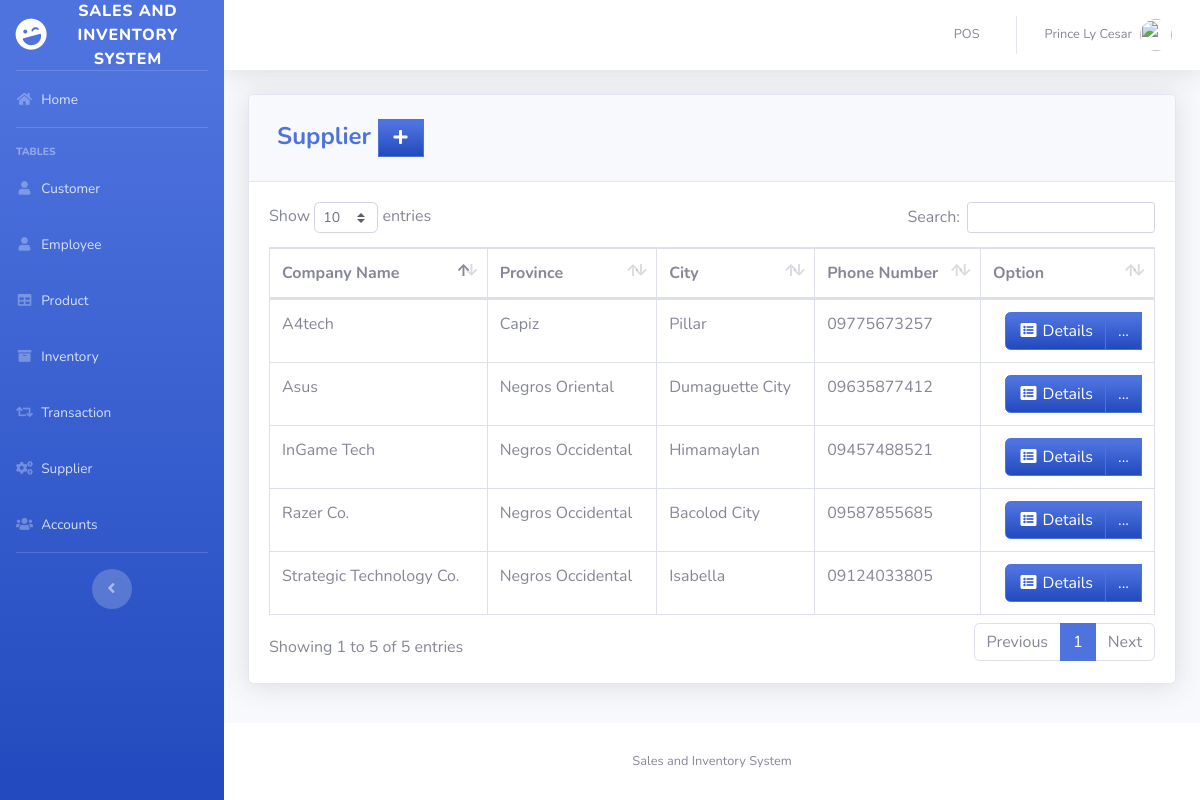
Before: /pages/supplier.php (signed in) with the older database file.
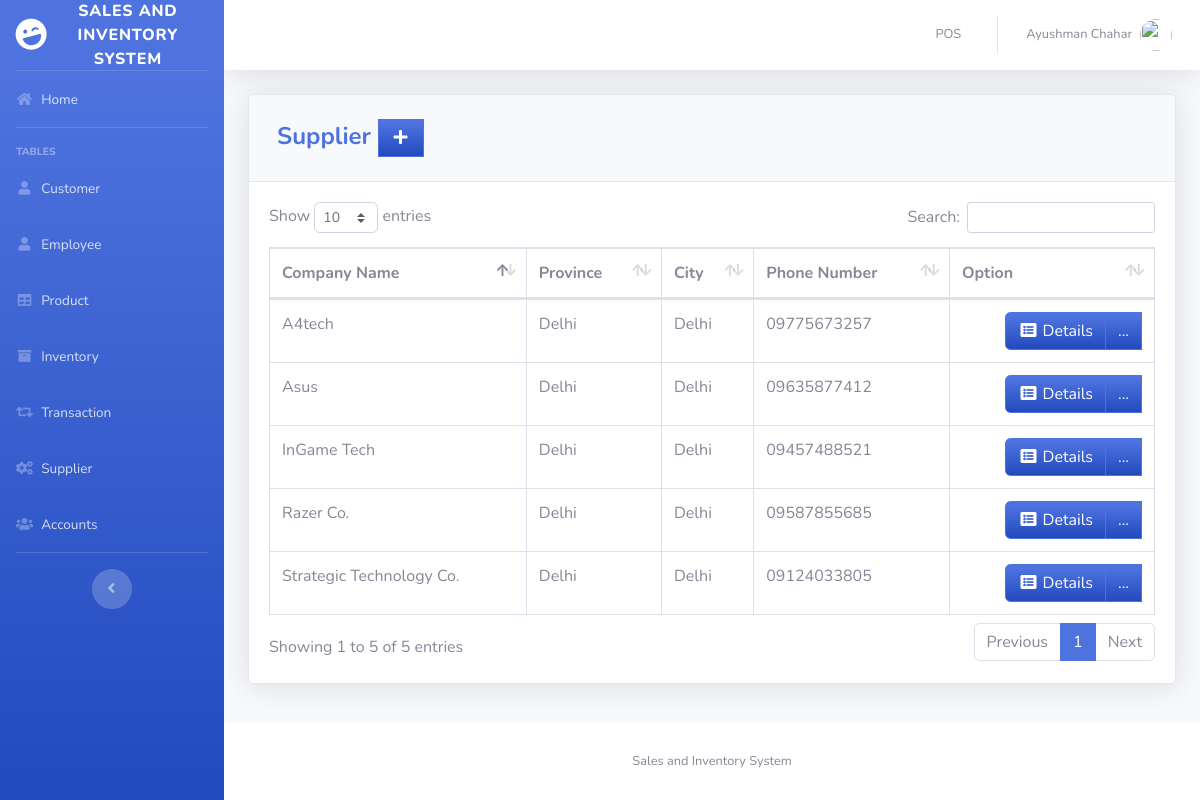
After: the same page with the newer database file.
### tables this page shows
CREATE TABLE `supplier` (
  `SUPPLIER_ID` int(11) NOT NULL,
  `COMPANY_NAME` varchar(50) DEFAULT NULL,
  `LOCATION_ID` int(11) NOT NULL,
  `PHONE_NUMBER` varchar(11) DEFAULT NULL
);

CREATE TABLE `location` (
  `LOCATION_ID` int(11) NOT NULL,
  `PROVINCE` varchar(100) DEFAULT NULL,
  `CITY` varchar(100) DEFAULT NULL
);

### pages/supplier.php (the view, shortened to what this page needs)
<?php
include'../includes/connection.php';
include'../includes/sidebar.php';
?>
            <div class="card shadow mb-4">
            <div class="card-header py-3">
              <h4 class="m-2 font-weight-bold text-primary">Supplier&nbsp;<a  href="#" data-toggle="modal" data-target="#supplierModal" type="button" class="btn btn-primary bg-gradient-primary" style="border-radius: 0px;"><i class="fas fa-fw fa-plus"></i></a></h4>
            </div>
            <div class="card-body">
              <div class="table-responsive">
                <table class="table table-bordered" id="dataTable" width="100%" cellspacing="0">
               <thead>
                   <tr>
                       <th>Company Name</th>
                       <th>Province</th>
                       <th>City</th>
                       <th>Phone Number</th>
                       <th>Option</th>
                   </tr>
               </thead>
          <tbody>
<?php
    $query = 'SELECT SUPPLIER_ID, COMPANY_NAME, l.PROVINCE, l.CITY, PHONE_NUMBER FROM supplier s join location l on s.LOCATION_ID=l.LOCATION_ID';
        $result = mysqli_query($db, $query) or die (mysqli_error($db));
            while ($row = mysqli_fetch_assoc($result)) {
                echo '<tr>';
                echo '<td>'. $row['COMPANY_NAME'].'</td>';
                echo '<td>'. $row['PROVINCE'].'</td>';
                echo '<td>'. $row['CITY'].'</td>';
                echo '<td>'. $row['PHONE_NUMBER'].'</td>';
                      echo '<td align="right"> <div class="btn-group">
                              <a type="button" class="btn btn-primary bg-gradient-primary" href="sup_searchfrm.php?action=edit & id='.$row['SUPPLIER_ID'] . '"><i class="fas fa-fw fa-list-alt"></i> Details</a>
                            <div class="btn-group">
                              <a type="button" class="btn btn-primary bg-gradient-primary dropdown no-arrow" data-toggle="dropdown" style="color:white;">
                              ... <span class="caret"></span></a>
                            <ul class="dropdown-menu text-center" role="menu">
                                <li>
                                  <a type="button" class="btn btn-warning bg-gradient-warning btn-block" style="border-radius: 0px;" href="sup_edit.php?action=edit & id='.$row['SUPPLIER_ID']. '">
                                    <i class="fas fa-fw fa-edit"></i> Edit
                                  </a>
                                </li>
                            </ul>
                            </div>
                          </div> </td>';
                      echo '</tr> ';
                        }
?>
                                </tbody>
                            </table>
                        </div>
                    </div>
                  </div>
<?php
include'../includes/footer.php';
?>

### includes/topbar.php (shortened to what this page needs)
<div id="content-wrapper" class="d-flex flex-column">
  <div id="content">
    <nav class="navbar navbar-expand navbar-light bg-white topbar mb-4 static-top shadow">
      <ul class="navbar-nav ml-auto">
        <li class="nav-item dropdown no-arrow">
          <a class="nav-link" href="pos.php" role="button">
            <span class="mr-2 d-none d-lg-inline text-gray-600 small">POS</span>
          </a>
        </li>
        <li class="nav-item dropdown no-arrow">
          <a class="nav-link dropdown-toggle" href="#" id="userDropdown" role="button" data-toggle="dropdown" aria-haspopup="true" aria-expanded="false">
            <span class="mr-2 d-none d-lg-inline text-gray-600 small"><?php echo  $_SESSION['FIRST_NAME']. ' '.$_SESSION['LAST_NAME'] ;?></span>
            <img class="img-profile rounded-circle"
            <?php
              if($_SESSION['GENDER']=='Male'){
                echo 'src="https://encrypted-tbn0.gstatic.com/images?q=tbn:ANd9GcTS0rikanm-OEchWDtCAWQ_s1hQq1nOlQUeJr242AdtgqcdEgm0Dg"';
              }else{
                echo 'src="https://encrypted-tbn0.gstatic.com/images?q=tbn:ANd9GcSNngF0RFPjyGl4ybo78-XYxxeap88Nvsyj1_txm6L4eheH8ZBu"';
              }
            ?>>
          </a>
        </li>
      </ul>
    </nav>
    <div class="container-fluid">

Changed rows visible on the page:
changed through a linked row, supplier "InGame Tech": LOCATION_ID.PROVINCE "Negros Occidental" → "Delhi"; LOCATION_ID.CITY "Himamaylan" → "Delhi"
changed through a linked row, supplier "Asus": LOCATION_ID.PROVINCE "Negros Oriental" → "Delhi"; LOCATION_ID.CITY "Dumaguette City" → "Delhi"
changed through a linked row, supplier "Razer Co.": LOCATION_ID.PROVINCE "Negros Occidental" → "Delhi"; LOCATION_ID.CITY "Bacolod City" → "Delhi"
changed through a linked row, supplier "Strategic Technology Co.": LOCATION_ID.PROVINCE "Negros Occidental" → "Delhi"; LOCATION_ID.CITY "Isabella" → "Delhi"
changed through a linked row, supplier "A4tech": LOCATION_ID.PROVINCE "Capiz" → "Delhi"; LOCATION_ID.CITY "Pillar" → "Delhi"
Other visible differences:
$_SESSION['FIRST_NAME']: "Prince Ly" → "Ayushman"
$_SESSION['LAST_NAME']: "Cesar" → "Chahar"
